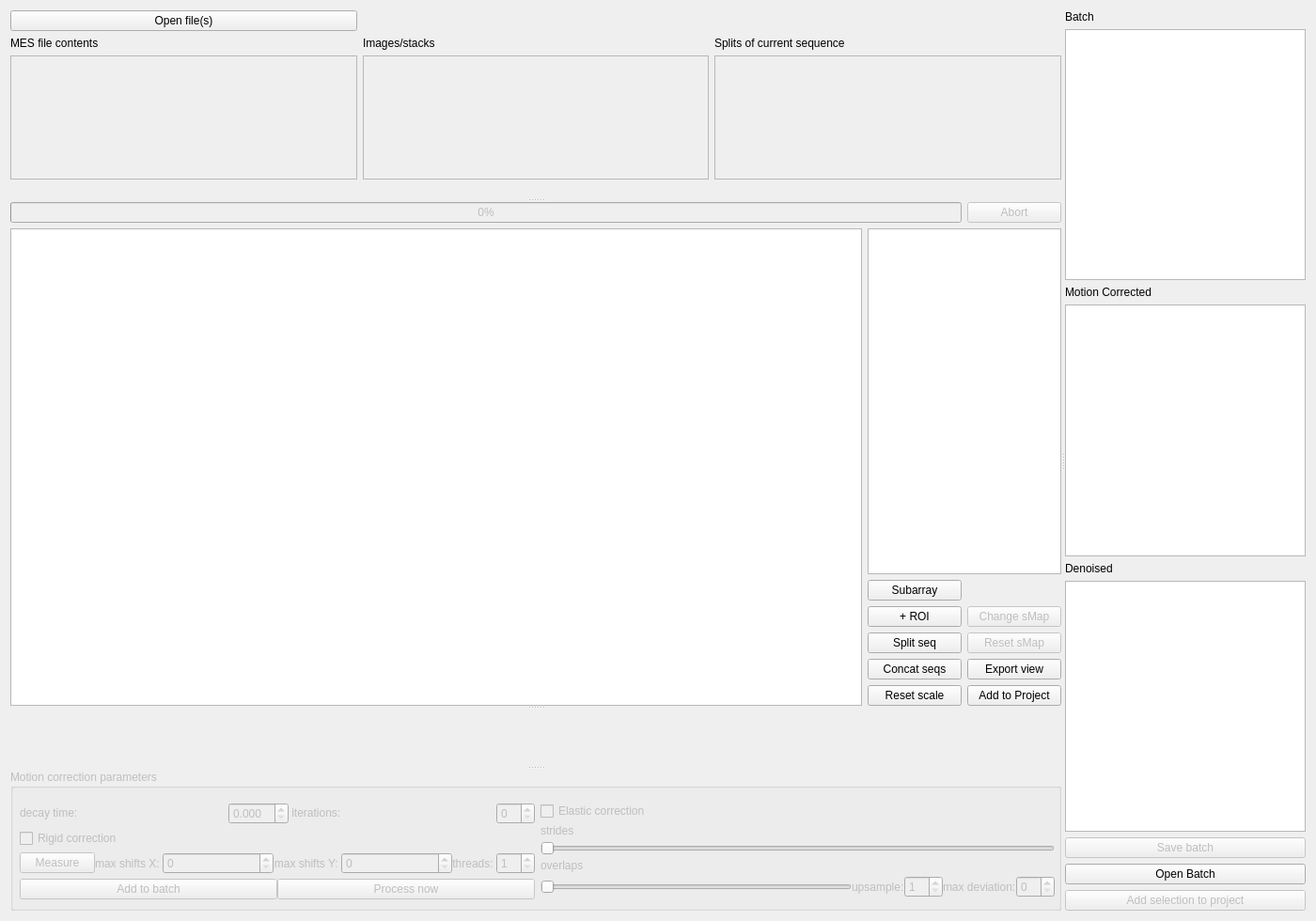
<?xml version="1.0" encoding="UTF-8"?>
<ui version="4.0">
 <class>Form</class>
 <widget class="QWidget" name="Form">
  <property name="geometry">
   <rect>
    <x>0</x>
    <y>0</y>
    <width>1400</width>
    <height>980</height>
   </rect>
  </property>
  <property name="windowTitle">
   <string>Form</string>
  </property>
  <layout class="QGridLayout" name="gridLayout_2">
   <item row="0" column="0">
    <widget class="QSplitter" name="splitter_3">
     <property name="orientation">
      <enum>Qt::Horizontal</enum>
     </property>
     <widget class="QSplitter" name="splitter_2">
      <property name="sizePolicy">
       <sizepolicy hsizetype="Preferred" vsizetype="Expanding">
        <horstretch>2</horstretch>
        <verstretch>0</verstretch>
       </sizepolicy>
      </property>
      <property name="orientation">
       <enum>Qt::Vertical</enum>
      </property>
      <widget class="QWidget" name="layoutWidget">
       <layout class="QGridLayout" name="FileMenusLayout">
        <item row="0" column="0">
         <widget class="QPushButton" name="openFileBtn">
          <property name="text">
           <string>Open file(s)</string>
          </property>
         </widget>
        </item>
        <item row="1" column="0">
         <widget class="QLabel" name="mesfile_label">
          <property name="text">
           <string>MES file contents</string>
          </property>
         </widget>
        </item>
        <item row="2" column="1">
         <widget class="QListWidget" name="imgs_listw">
          <property name="enabled">
           <bool>false</bool>
          </property>
         </widget>
        </item>
        <item row="3" column="0" colspan="2">
         <widget class="QLabel" name="progressBarLabel">
          <property name="text">
           <string/>
          </property>
         </widget>
        </item>
        <item row="1" column="1">
         <widget class="QLabel" name="imgs_list_label">
          <property name="text">
           <string>Images/stacks</string>
          </property>
         </widget>
        </item>
        <item row="2" column="0">
         <widget class="QListWidget" name="mesfile_listw">
          <property name="enabled">
           <bool>false</bool>
          </property>
         </widget>
        </item>
        <item row="2" column="2">
         <widget class="QListWidget" name="listSplitSeq">
          <property name="enabled">
           <bool>false</bool>
          </property>
         </widget>
        </item>
        <item row="1" column="2">
         <widget class="QLabel" name="imgs_list_label_2">
          <property name="text">
           <string>Splits of current sequence</string>
          </property>
         </widget>
        </item>
       </layout>
      </widget>
      <widget class="QSplitter" name="splitter">
       <property name="sizePolicy">
        <sizepolicy hsizetype="Preferred" vsizetype="Expanding">
         <horstretch>0</horstretch>
         <verstretch>3</verstretch>
        </sizepolicy>
       </property>
       <property name="minimumSize">
        <size>
         <width>0</width>
         <height>600</height>
        </size>
       </property>
       <property name="orientation">
        <enum>Qt::Vertical</enum>
       </property>
       <widget class="QWidget" name="layoutWidget">
        <layout class="QGridLayout" name="gridLayout">
         <item row="3" column="2">
          <widget class="QPushButton" name="btnChangeSMap">
           <property name="enabled">
            <bool>false</bool>
           </property>
           <property name="sizePolicy">
            <sizepolicy hsizetype="Minimum" vsizetype="Fixed">
             <horstretch>0</horstretch>
             <verstretch>10</verstretch>
            </sizepolicy>
           </property>
           <property name="minimumSize">
            <size>
             <width>0</width>
             <height>10</height>
            </size>
           </property>
           <property name="maximumSize">
            <size>
             <width>100</width>
             <height>22</height>
            </size>
           </property>
           <property name="toolTip">
            <string>Set a Stimulus Map for only the image currently open</string>
           </property>
           <property name="text">
            <string>Change sMap</string>
           </property>
          </widget>
         </item>
         <item row="1" column="1" colspan="2">
          <widget class="HistogramLUTWidget" name="histogram"/>
         </item>
         <item row="0" column="0" colspan="2">
          <widget class="QProgressBar" name="progressBar">
           <property name="enabled">
            <bool>false</bool>
           </property>
           <property name="value">
            <number>0</number>
           </property>
          </widget>
         </item>
         <item row="6" column="1">
          <widget class="QPushButton" name="resetscaleBtn">
           <property name="sizePolicy">
            <sizepolicy hsizetype="Minimum" vsizetype="Fixed">
             <horstretch>0</horstretch>
             <verstretch>10</verstretch>
            </sizepolicy>
           </property>
           <property name="minimumSize">
            <size>
             <width>0</width>
             <height>10</height>
            </size>
           </property>
           <property name="maximumSize">
            <size>
             <width>100</width>
             <height>22</height>
            </size>
           </property>
           <property name="text">
            <string>Reset scale</string>
           </property>
          </widget>
         </item>
         <item row="1" column="0" rowspan="6">
          <widget class="GraphicsView" name="graphicsView"/>
         </item>
         <item row="0" column="2">
          <widget class="QPushButton" name="abortBtn">
           <property name="enabled">
            <bool>false</bool>
           </property>
           <property name="text">
            <string>Abort</string>
           </property>
          </widget>
         </item>
         <item row="6" column="2">
          <widget class="QPushButton" name="btnAddCurrEnvToProj">
           <property name="sizePolicy">
            <sizepolicy hsizetype="Minimum" vsizetype="Fixed">
             <horstretch>0</horstretch>
             <verstretch>10</verstretch>
            </sizepolicy>
           </property>
           <property name="minimumSize">
            <size>
             <width>0</width>
             <height>10</height>
            </size>
           </property>
           <property name="maximumSize">
            <size>
             <width>100</width>
             <height>22</height>
            </size>
           </property>
           <property name="text">
            <string>Add to Project</string>
           </property>
          </widget>
         </item>
         <item row="4" column="2">
          <widget class="QPushButton" name="btnResetSMap">
           <property name="enabled">
            <bool>false</bool>
           </property>
           <property name="sizePolicy">
            <sizepolicy hsizetype="Minimum" vsizetype="Fixed">
             <horstretch>0</horstretch>
             <verstretch>10</verstretch>
            </sizepolicy>
           </property>
           <property name="minimumSize">
            <size>
             <width>0</width>
             <height>10</height>
            </size>
           </property>
           <property name="maximumSize">
            <size>
             <width>100</width>
             <height>22</height>
            </size>
           </property>
           <property name="toolTip">
            <string>Reset the Stimulus Map to the one set for this mes file</string>
           </property>
           <property name="text">
            <string>Reset sMap</string>
           </property>
          </widget>
         </item>
         <item row="4" column="1">
          <widget class="QPushButton" name="btnSplitSeq">
           <property name="sizePolicy">
            <sizepolicy hsizetype="Minimum" vsizetype="Fixed">
             <horstretch>0</horstretch>
             <verstretch>10</verstretch>
            </sizepolicy>
           </property>
           <property name="minimumSize">
            <size>
             <width>0</width>
             <height>10</height>
            </size>
           </property>
           <property name="maximumSize">
            <size>
             <width>100</width>
             <height>22</height>
            </size>
           </property>
           <property name="text">
            <string>Split seq</string>
           </property>
          </widget>
         </item>
         <item row="5" column="2">
          <widget class="QPushButton" name="btnExport">
           <property name="sizePolicy">
            <sizepolicy hsizetype="Minimum" vsizetype="Fixed">
             <horstretch>0</horstretch>
             <verstretch>10</verstretch>
            </sizepolicy>
           </property>
           <property name="minimumSize">
            <size>
             <width>0</width>
             <height>10</height>
            </size>
           </property>
           <property name="maximumSize">
            <size>
             <width>100</width>
             <height>22</height>
            </size>
           </property>
           <property name="text">
            <string>Export view</string>
           </property>
          </widget>
         </item>
         <item row="5" column="1">
          <widget class="QPushButton" name="btnConcatSeqs">
           <property name="sizePolicy">
            <sizepolicy hsizetype="Minimum" vsizetype="Fixed">
             <horstretch>0</horstretch>
             <verstretch>10</verstretch>
            </sizepolicy>
           </property>
           <property name="minimumSize">
            <size>
             <width>0</width>
             <height>10</height>
            </size>
           </property>
           <property name="maximumSize">
            <size>
             <width>100</width>
             <height>22</height>
            </size>
           </property>
           <property name="text">
            <string>Concat seqs</string>
           </property>
          </widget>
         </item>
         <item row="3" column="1">
          <widget class="QPushButton" name="add_roi_Btn">
           <property name="sizePolicy">
            <sizepolicy hsizetype="Minimum" vsizetype="Fixed">
             <horstretch>0</horstretch>
             <verstretch>10</verstretch>
            </sizepolicy>
           </property>
           <property name="minimumSize">
            <size>
             <width>0</width>
             <height>10</height>
            </size>
           </property>
           <property name="maximumSize">
            <size>
             <width>100</width>
             <height>22</height>
            </size>
           </property>
           <property name="text">
            <string>+ ROI</string>
           </property>
           <property name="iconSize">
            <size>
             <width>16</width>
             <height>16</height>
            </size>
           </property>
          </widget>
         </item>
         <item row="2" column="1">
          <widget class="QPushButton" name="btnSubArray">
           <property name="sizePolicy">
            <sizepolicy hsizetype="Minimum" vsizetype="Fixed">
             <horstretch>0</horstretch>
             <verstretch>10</verstretch>
            </sizepolicy>
           </property>
           <property name="minimumSize">
            <size>
             <width>0</width>
             <height>10</height>
            </size>
           </property>
           <property name="maximumSize">
            <size>
             <width>100</width>
             <height>22</height>
            </size>
           </property>
           <property name="text">
            <string>Subarray</string>
           </property>
           <property name="iconSize">
            <size>
             <width>16</width>
             <height>16</height>
            </size>
           </property>
           <property name="checkable">
            <bool>true</bool>
           </property>
          </widget>
         </item>
        </layout>
       </widget>
       <widget class="PlotWidget" name="roiPlot" native="true">
        <property name="sizePolicy">
         <sizepolicy hsizetype="Preferred" vsizetype="Preferred">
          <horstretch>0</horstretch>
          <verstretch>0</verstretch>
         </sizepolicy>
        </property>
        <property name="minimumSize">
         <size>
          <width>0</width>
          <height>40</height>
         </size>
        </property>
       </widget>
      </widget>
      <widget class="QGroupBox" name="MotionCorGroup">
       <property name="enabled">
        <bool>false</bool>
       </property>
       <property name="sizePolicy">
        <sizepolicy hsizetype="Preferred" vsizetype="Preferred">
         <horstretch>0</horstretch>
         <verstretch>0</verstretch>
        </sizepolicy>
       </property>
       <property name="minimumSize">
        <size>
         <width>0</width>
         <height>150</height>
        </size>
       </property>
       <property name="title">
        <string>Motion correction parameters</string>
       </property>
       <widget class="QWidget" name="layoutWidget">
        <property name="geometry">
         <rect>
          <x>10</x>
          <y>30</y>
          <width>1101</width>
          <height>114</height>
         </rect>
        </property>
        <layout class="QHBoxLayout" name="horizontalLayout_5">
         <property name="spacing">
          <number>6</number>
         </property>
         <item>
          <layout class="QVBoxLayout" name="verticalLayout_2">
           <property name="spacing">
            <number>0</number>
           </property>
           <item>
            <layout class="QHBoxLayout" name="horizontalLayout_2">
             <item>
              <widget class="QLabel" name="label">
               <property name="sizePolicy">
                <sizepolicy hsizetype="Preferred" vsizetype="Fixed">
                 <horstretch>0</horstretch>
                 <verstretch>0</verstretch>
                </sizepolicy>
               </property>
               <property name="text">
                <string>decay time: </string>
               </property>
              </widget>
             </item>
             <item>
              <widget class="QDoubleSpinBox" name="spinboxDecay">
               <property name="sizePolicy">
                <sizepolicy hsizetype="Fixed" vsizetype="Fixed">
                 <horstretch>0</horstretch>
                 <verstretch>0</verstretch>
                </sizepolicy>
               </property>
               <property name="decimals">
                <number>3</number>
               </property>
              </widget>
             </item>
             <item>
              <widget class="QLabel" name="label_2">
               <property name="sizePolicy">
                <sizepolicy hsizetype="Preferred" vsizetype="Fixed">
                 <horstretch>0</horstretch>
                 <verstretch>0</verstretch>
                </sizepolicy>
               </property>
               <property name="text">
                <string> iterations: </string>
               </property>
              </widget>
             </item>
             <item>
              <widget class="QSpinBox" name="spinboxIter">
               <property name="sizePolicy">
                <sizepolicy hsizetype="Fixed" vsizetype="Fixed">
                 <horstretch>0</horstretch>
                 <verstretch>0</verstretch>
                </sizepolicy>
               </property>
              </widget>
             </item>
            </layout>
           </item>
           <item>
            <widget class="QCheckBox" name="rigMotCheckBox">
             <property name="text">
              <string>Rigid correction</string>
             </property>
            </widget>
           </item>
           <item>
            <layout class="QHBoxLayout" name="horizontalLayout">
             <item>
              <widget class="QPushButton" name="pushButton">
               <property name="text">
                <string>Measure</string>
               </property>
               <property name="checkable">
                <bool>true</bool>
               </property>
              </widget>
             </item>
             <item>
              <widget class="QLabel" name="label_7">
               <property name="layoutDirection">
                <enum>Qt::LeftToRight</enum>
               </property>
               <property name="text">
                <string>max shifts X: </string>
               </property>
               <property name="alignment">
                <set>Qt::AlignRight|Qt::AlignTrailing|Qt::AlignVCenter</set>
               </property>
              </widget>
             </item>
             <item>
              <widget class="QSpinBox" name="spinboxX">
               <property name="sizePolicy">
                <sizepolicy hsizetype="MinimumExpanding" vsizetype="Fixed">
                 <horstretch>0</horstretch>
                 <verstretch>0</verstretch>
                </sizepolicy>
               </property>
              </widget>
             </item>
             <item>
              <widget class="QLabel" name="label_11">
               <property name="text">
                <string>max shifts Y: </string>
               </property>
               <property name="alignment">
                <set>Qt::AlignRight|Qt::AlignTrailing|Qt::AlignVCenter</set>
               </property>
              </widget>
             </item>
             <item>
              <widget class="QSpinBox" name="spinboxY">
               <property name="sizePolicy">
                <sizepolicy hsizetype="MinimumExpanding" vsizetype="Fixed">
                 <horstretch>0</horstretch>
                 <verstretch>0</verstretch>
                </sizepolicy>
               </property>
              </widget>
             </item>
             <item>
              <widget class="QLabel" name="label_12">
               <property name="text">
                <string>threads: </string>
               </property>
               <property name="alignment">
                <set>Qt::AlignRight|Qt::AlignTrailing|Qt::AlignVCenter</set>
               </property>
              </widget>
             </item>
             <item>
              <widget class="QSpinBox" name="spinboxThreads">
               <property name="minimum">
                <number>1</number>
               </property>
              </widget>
             </item>
            </layout>
           </item>
           <item>
            <layout class="QHBoxLayout" name="horizontalLayout_4">
             <item>
              <widget class="QPushButton" name="btnAddToBatch">
               <property name="text">
                <string>Add to batch</string>
               </property>
              </widget>
             </item>
             <item>
              <widget class="QPushButton" name="btnMotCorrNow">
               <property name="text">
                <string>Process now</string>
               </property>
              </widget>
             </item>
            </layout>
           </item>
          </layout>
         </item>
         <item>
          <layout class="QVBoxLayout" name="verticalLayout">
           <property name="spacing">
            <number>0</number>
           </property>
           <item>
            <widget class="QCheckBox" name="elasMotCheckBox">
             <property name="enabled">
              <bool>false</bool>
             </property>
             <property name="text">
              <string>Elastic correction</string>
             </property>
            </widget>
           </item>
           <item>
            <widget class="QLabel" name="label_4">
             <property name="sizePolicy">
              <sizepolicy hsizetype="Preferred" vsizetype="Fixed">
               <horstretch>0</horstretch>
               <verstretch>0</verstretch>
              </sizepolicy>
             </property>
             <property name="text">
              <string>strides</string>
             </property>
             <property name="alignment">
              <set>Qt::AlignBottom|Qt::AlignLeading|Qt::AlignLeft</set>
             </property>
            </widget>
           </item>
           <item>
            <widget class="QSlider" name="sliderStrides">
             <property name="orientation">
              <enum>Qt::Horizontal</enum>
             </property>
            </widget>
           </item>
           <item>
            <widget class="QLabel" name="label_5">
             <property name="sizePolicy">
              <sizepolicy hsizetype="Preferred" vsizetype="Fixed">
               <horstretch>0</horstretch>
               <verstretch>0</verstretch>
              </sizepolicy>
             </property>
             <property name="text">
              <string>overlaps</string>
             </property>
             <property name="alignment">
              <set>Qt::AlignBottom|Qt::AlignLeading|Qt::AlignLeft</set>
             </property>
            </widget>
           </item>
           <item>
            <layout class="QHBoxLayout" name="horizontalLayout_3">
             <item>
              <widget class="QSlider" name="sliderOverlaps">
               <property name="orientation">
                <enum>Qt::Horizontal</enum>
               </property>
              </widget>
             </item>
             <item>
              <widget class="QLabel" name="label_8">
               <property name="text">
                <string>upsample:</string>
               </property>
              </widget>
             </item>
             <item>
              <widget class="QSpinBox" name="spinboxUpsample">
               <property name="minimum">
                <number>1</number>
               </property>
              </widget>
             </item>
             <item>
              <widget class="QLabel" name="label_3">
               <property name="text">
                <string>max deviation:</string>
               </property>
              </widget>
             </item>
             <item>
              <widget class="QSpinBox" name="spinboxMaxDev"/>
             </item>
            </layout>
           </item>
          </layout>
         </item>
        </layout>
       </widget>
      </widget>
     </widget>
     <widget class="QWidget" name="layoutWidget">
      <layout class="QVBoxLayout" name="BatchesLayout">
       <item>
        <widget class="QLabel" name="batchLabel">
         <property name="text">
          <string>Batch</string>
         </property>
        </widget>
       </item>
       <item>
        <widget class="QListWidget" name="batch_listw">
         <property name="selectionMode">
          <enum>QAbstractItemView::MultiSelection</enum>
         </property>
        </widget>
       </item>
       <item>
        <widget class="QLabel" name="motioncorrlistLabel">
         <property name="text">
          <string>Motion Corrected</string>
         </property>
        </widget>
       </item>
       <item>
        <widget class="QListWidget" name="motioncorr_listw">
         <property name="selectionMode">
          <enum>QAbstractItemView::MultiSelection</enum>
         </property>
        </widget>
       </item>
       <item>
        <widget class="QLabel" name="denoisedlistLabel">
         <property name="text">
          <string>Denoised</string>
         </property>
        </widget>
       </item>
       <item>
        <widget class="QListWidget" name="denoised_listw">
         <property name="selectionMode">
          <enum>QAbstractItemView::MultiSelection</enum>
         </property>
        </widget>
       </item>
       <item>
        <widget class="QPushButton" name="btnSaveBatch">
         <property name="enabled">
          <bool>false</bool>
         </property>
         <property name="text">
          <string>Save batch</string>
         </property>
        </widget>
       </item>
       <item>
        <widget class="QPushButton" name="btnOpenBatch">
         <property name="text">
          <string>Open Batch</string>
         </property>
        </widget>
       </item>
       <item>
        <widget class="QPushButton" name="BtnAddSelProj">
         <property name="enabled">
          <bool>false</bool>
         </property>
         <property name="text">
          <string>Add selection to project</string>
         </property>
        </widget>
       </item>
      </layout>
     </widget>
    </widget>
   </item>
  </layout>
 </widget>
 <customwidgets>
  <customwidget>
   <class>PlotWidget</class>
   <extends>QWidget</extends>
   <header>..widgets.PlotWidget</header>
   <container>1</container>
  </customwidget>
  <customwidget>
   <class>GraphicsView</class>
   <extends>QGraphicsView</extends>
   <header>..widgets.GraphicsView</header>
  </customwidget>
  <customwidget>
   <class>HistogramLUTWidget</class>
   <extends>QGraphicsView</extends>
   <header>..widgets.HistogramLUTWidget</header>
  </customwidget>
 </customwidgets>
 <resources/>
 <connections>
  <connection>
   <sender>rigMotCheckBox</sender>
   <signal>toggled(bool)</signal>
   <receiver>elasMotCheckBox</receiver>
   <slot>setEnabled(bool)</slot>
   <hints>
    <hint type="sourcelabel">
     <x>293</x>
     <y>893</y>
    </hint>
    <hint type="destinationlabel">
     <x>845</x>
     <y>864</y>
    </hint>
   </hints>
  </connection>
  <connection>
   <sender>batch_listw</sender>
   <signal>itemClicked(QListWidgetItem*)</signal>
   <receiver>btnSaveBatch</receiver>
   <slot>toggle()</slot>
   <hints>
    <hint type="sourcelabel">
     <x>1261</x>
     <y>169</y>
    </hint>
    <hint type="destinationlabel">
     <x>1261</x>
     <y>924</y>
    </hint>
   </hints>
  </connection>
 </connections>
</ui>
